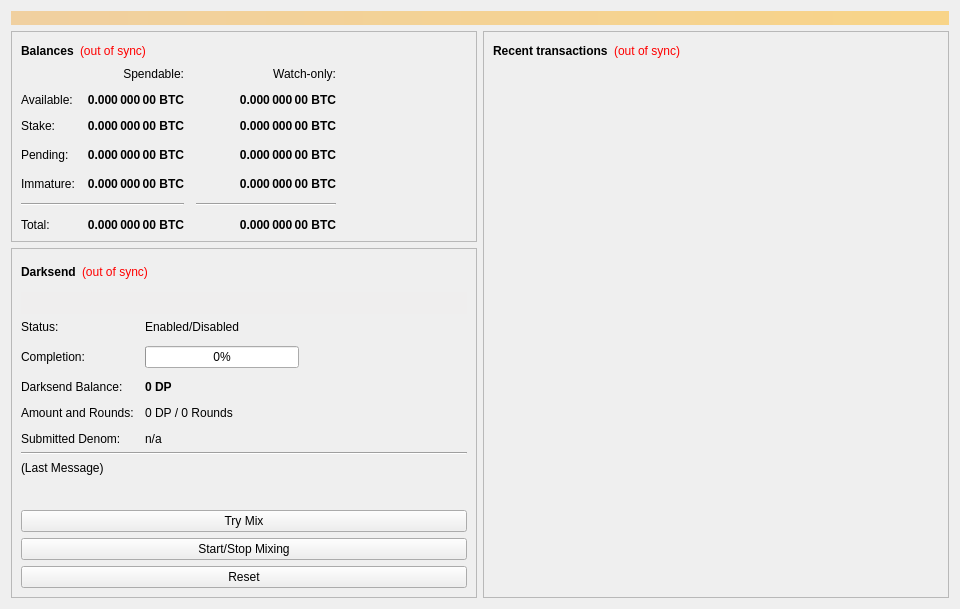
<?xml version="1.0" encoding="UTF-8"?>
<ui version="4.0">
 <class>OverviewPage</class>
 <widget class="QWidget" name="OverviewPage">
  <property name="geometry">
   <rect>
    <x>0</x>
    <y>0</y>
    <width>960</width>
    <height>594</height>
   </rect>
  </property>
  <property name="minimumSize">
   <size>
    <width>960</width>
    <height>0</height>
   </size>
  </property>
  <property name="windowTitle">
   <string>Form</string>
  </property>
  <layout class="QVBoxLayout" name="topLayout">
   <item>
    <widget class="QLabel" name="labelAlerts">
     <property name="visible">
      <bool>false</bool>
     </property>
     <property name="styleSheet">
      <string notr="true">background-color: qlineargradient(x1: 0, y1: 0, x2: 1, y2: 0, stop:0 #F0D0A0, stop:1 #F8D488); color:#000000;</string>
     </property>
     <property name="wordWrap">
      <bool>true</bool>
     </property>
     <property name="margin">
      <number>3</number>
     </property>
    </widget>
   </item>
   <item>
    <layout class="QHBoxLayout" name="horizontalLayout" stretch="1,1">
     <item>
      <layout class="QVBoxLayout" name="verticalLayout_2">
       <item>
        <widget class="QFrame" name="frame">
         <property name="frameShape">
          <enum>QFrame::StyledPanel</enum>
         </property>
         <property name="frameShadow">
          <enum>QFrame::Raised</enum>
         </property>
         <layout class="QVBoxLayout" name="verticalLayout_4">
          <item>
           <layout class="QHBoxLayout" name="horizontalLayout_4">
            <item>
             <widget class="QLabel" name="label_5">
              <property name="font">
               <font>
                <weight>75</weight>
                <bold>true</bold>
               </font>
              </property>
              <property name="text">
               <string>Balances</string>
              </property>
             </widget>
            </item>
            <item>
             <widget class="QLabel" name="labelWalletStatus">
              <property name="cursor">
               <cursorShape>WhatsThisCursor</cursorShape>
              </property>
              <property name="toolTip">
               <string>The displayed information may be out of date. Your wallet automatically synchronizes with the DigitalPrice network after a connection is established, but this process has not completed yet.</string>
              </property>
              <property name="styleSheet">
               <string notr="true">QLabel { color: red; }</string>
              </property>
              <property name="text">
               <string notr="true">(out of sync)</string>
              </property>
              <property name="alignment">
               <set>Qt::AlignLeading|Qt::AlignLeft|Qt::AlignVCenter</set>
              </property>
             </widget>
            </item>
            <item>
             <spacer name="horizontalSpacer_3">
              <property name="orientation">
               <enum>Qt::Horizontal</enum>
              </property>
              <property name="sizeHint" stdset="0">
               <size>
                <width>40</width>
                <height>20</height>
               </size>
              </property>
             </spacer>
            </item>
           </layout>
          </item>
          <item>
           <layout class="QGridLayout" name="gridLayout">
            <property name="spacing">
             <number>12</number>
            </property>
            <item row="3" column="2">
             <widget class="QLabel" name="labelWatchPending">
              <property name="font">
               <font>
                <weight>75</weight>
                <bold>true</bold>
               </font>
              </property>
              <property name="cursor">
               <cursorShape>IBeamCursor</cursorShape>
              </property>
              <property name="toolTip">
               <string>Unconfirmed transactions to watch-only addresses</string>
              </property>
              <property name="text">
               <string notr="true">0.000 000 00 BTC</string>
              </property>
              <property name="alignment">
               <set>Qt::AlignRight|Qt::AlignTrailing|Qt::AlignVCenter</set>
              </property>
              <property name="textInteractionFlags">
               <set>Qt::LinksAccessibleByMouse|Qt::TextSelectableByKeyboard|Qt::TextSelectableByMouse</set>
              </property>
             </widget>
            </item>
            <item row="3" column="1">
             <widget class="QLabel" name="labelUnconfirmed">
              <property name="font">
               <font>
                <weight>75</weight>
                <bold>true</bold>
               </font>
              </property>
              <property name="cursor">
               <cursorShape>IBeamCursor</cursorShape>
              </property>
              <property name="toolTip">
               <string>Total of transactions that have yet to be confirmed, and do not yet count toward the spendable balance</string>
              </property>
              <property name="text">
               <string notr="true">0.000 000 00 BTC</string>
              </property>
              <property name="alignment">
               <set>Qt::AlignRight|Qt::AlignTrailing|Qt::AlignVCenter</set>
              </property>
              <property name="textInteractionFlags">
               <set>Qt::LinksAccessibleByMouse|Qt::TextSelectableByKeyboard|Qt::TextSelectableByMouse</set>
              </property>
             </widget>
            </item>
            <item row="4" column="2">
             <widget class="QLabel" name="labelWatchImmature">
              <property name="font">
               <font>
                <weight>75</weight>
                <bold>true</bold>
               </font>
              </property>
              <property name="cursor">
               <cursorShape>IBeamCursor</cursorShape>
              </property>
              <property name="toolTip">
               <string>Mined balance in watch-only addresses that has not yet matured</string>
              </property>
              <property name="text">
               <string notr="true">0.000 000 00 BTC</string>
              </property>
              <property name="alignment">
               <set>Qt::AlignRight|Qt::AlignTrailing|Qt::AlignVCenter</set>
              </property>
              <property name="textInteractionFlags">
               <set>Qt::LinksAccessibleByMouse|Qt::TextSelectableByKeyboard|Qt::TextSelectableByMouse</set>
              </property>
             </widget>
            </item>
            <item row="5" column="0" colspan="2">
             <widget class="Line" name="lineSpendableBalance">
              <property name="orientation">
               <enum>Qt::Horizontal</enum>
              </property>
             </widget>
            </item>
            <item row="5" column="2">
             <widget class="Line" name="lineWatchBalance">
              <property name="sizePolicy">
               <sizepolicy hsizetype="Preferred" vsizetype="Fixed">
                <horstretch>0</horstretch>
                <verstretch>0</verstretch>
               </sizepolicy>
              </property>
              <property name="minimumSize">
               <size>
                <width>140</width>
                <height>0</height>
               </size>
              </property>
              <property name="orientation">
               <enum>Qt::Horizontal</enum>
              </property>
             </widget>
            </item>
            <item row="6" column="0">
             <widget class="QLabel" name="labelTotalText">
              <property name="text">
               <string>Total:</string>
              </property>
             </widget>
            </item>
            <item row="4" column="1">
             <widget class="QLabel" name="labelImmature">
              <property name="font">
               <font>
                <weight>75</weight>
                <bold>true</bold>
               </font>
              </property>
              <property name="cursor">
               <cursorShape>IBeamCursor</cursorShape>
              </property>
              <property name="toolTip">
               <string>Mined balance that has not yet matured</string>
              </property>
              <property name="text">
               <string notr="true">0.000 000 00 BTC</string>
              </property>
              <property name="alignment">
               <set>Qt::AlignRight|Qt::AlignTrailing|Qt::AlignVCenter</set>
              </property>
              <property name="textInteractionFlags">
               <set>Qt::LinksAccessibleByMouse|Qt::TextSelectableByKeyboard|Qt::TextSelectableByMouse</set>
              </property>
             </widget>
            </item>
            <item row="3" column="3">
             <spacer name="horizontalSpacer_2">
              <property name="orientation">
               <enum>Qt::Horizontal</enum>
              </property>
              <property name="sizeHint" stdset="0">
               <size>
                <width>40</width>
                <height>20</height>
               </size>
              </property>
             </spacer>
            </item>
            <item row="4" column="0">
             <widget class="QLabel" name="labelImmatureText">
              <property name="text">
               <string>Immature:</string>
              </property>
             </widget>
            </item>
            <item row="6" column="1">
             <widget class="QLabel" name="labelTotal">
              <property name="font">
               <font>
                <weight>75</weight>
                <bold>true</bold>
               </font>
              </property>
              <property name="cursor">
               <cursorShape>IBeamCursor</cursorShape>
              </property>
              <property name="toolTip">
               <string>Your current total balance</string>
              </property>
              <property name="text">
               <string notr="true">0.000 000 00 BTC</string>
              </property>
              <property name="alignment">
               <set>Qt::AlignRight|Qt::AlignTrailing|Qt::AlignVCenter</set>
              </property>
              <property name="textInteractionFlags">
               <set>Qt::LinksAccessibleByMouse|Qt::TextSelectableByKeyboard|Qt::TextSelectableByMouse</set>
              </property>
             </widget>
            </item>
            <item row="6" column="2">
             <widget class="QLabel" name="labelWatchTotal">
              <property name="font">
               <font>
                <weight>75</weight>
                <bold>true</bold>
               </font>
              </property>
              <property name="cursor">
               <cursorShape>IBeamCursor</cursorShape>
              </property>
              <property name="toolTip">
               <string>Current total balance in watch-only addresses</string>
              </property>
              <property name="text">
               <string notr="true">0.000 000 00 BTC</string>
              </property>
              <property name="alignment">
               <set>Qt::AlignRight|Qt::AlignTrailing|Qt::AlignVCenter</set>
              </property>
              <property name="textInteractionFlags">
               <set>Qt::LinksAccessibleByMouse|Qt::TextSelectableByKeyboard|Qt::TextSelectableByMouse</set>
              </property>
             </widget>
            </item>
            <item row="0" column="2">
             <widget class="QLabel" name="labelWatchonly">
              <property name="text">
               <string>Watch-only:</string>
              </property>
              <property name="alignment">
               <set>Qt::AlignRight|Qt::AlignTrailing|Qt::AlignVCenter</set>
              </property>
             </widget>
            </item>
            <item row="1" column="0">
             <widget class="QLabel" name="labelBalanceText">
              <property name="text">
               <string>Available:</string>
              </property>
             </widget>
            </item>
            <item row="1" column="1">
             <widget class="QLabel" name="labelBalance">
              <property name="font">
               <font>
                <weight>75</weight>
                <bold>true</bold>
               </font>
              </property>
              <property name="cursor">
               <cursorShape>IBeamCursor</cursorShape>
              </property>
              <property name="toolTip">
               <string>Your current spendable balance</string>
              </property>
              <property name="text">
               <string notr="true">0.000 000 00 BTC</string>
              </property>
              <property name="alignment">
               <set>Qt::AlignRight|Qt::AlignTrailing|Qt::AlignVCenter</set>
              </property>
              <property name="textInteractionFlags">
               <set>Qt::LinksAccessibleByMouse|Qt::TextSelectableByKeyboard|Qt::TextSelectableByMouse</set>
              </property>
             </widget>
            </item>
            <item row="2" column="0">
             <widget class="QLabel" name="label_10">
              <property name="text">
               <string>Stake:</string>
              </property>
             </widget>
            </item>
            <item row="2" column="1">
             <widget class="QLabel" name="labelStake">
              <property name="font">
               <font>
                <weight>75</weight>
                <bold>true</bold>
               </font>
              </property>
              <property name="cursor">
               <cursorShape>IBeamCursor</cursorShape>
              </property>
              <property name="toolTip">
               <string>Total of coins that was staked, and do not yet count toward the current balance</string>
              </property>
              <property name="text">
               <string notr="true">0.000 000 00 BTC</string>
              </property>
              <property name="alignment">
               <set>Qt::AlignRight|Qt::AlignTrailing|Qt::AlignVCenter</set>
              </property>
              <property name="textInteractionFlags">
               <set>Qt::LinksAccessibleByMouse|Qt::TextSelectableByKeyboard|Qt::TextSelectableByMouse</set>
              </property>
             </widget>
            </item>
            <item row="2" column="2">
             <widget class="QLabel" name="labelWatchStake">
              <property name="font">
               <font>
                <weight>75</weight>
                <bold>true</bold>
               </font>
              </property>
              <property name="cursor">
               <cursorShape>IBeamCursor</cursorShape>
              </property>
              <property name="toolTip">
               <string>Total of coins that was staked in watch-only addresses, and do not yet count toward the current watch-only balance</string>
              </property>
              <property name="text">
               <string notr="true">0.000 000 00 BTC</string>
              </property>
              <property name="alignment">
               <set>Qt::AlignRight|Qt::AlignTrailing|Qt::AlignVCenter</set>
              </property>
              <property name="textInteractionFlags">
               <set>Qt::LinksAccessibleByMouse|Qt::TextSelectableByKeyboard|Qt::TextSelectableByMouse</set>
              </property>
             </widget>
            </item>
            <item row="1" column="2">
             <widget class="QLabel" name="labelWatchAvailable">
              <property name="font">
               <font>
                <weight>75</weight>
                <bold>true</bold>
               </font>
              </property>
              <property name="cursor">
               <cursorShape>IBeamCursor</cursorShape>
              </property>
              <property name="toolTip">
               <string>Your current balance in watch-only addresses</string>
              </property>
              <property name="text">
               <string notr="true">0.000 000 00 BTC</string>
              </property>
              <property name="alignment">
               <set>Qt::AlignRight|Qt::AlignTrailing|Qt::AlignVCenter</set>
              </property>
              <property name="textInteractionFlags">
               <set>Qt::LinksAccessibleByMouse|Qt::TextSelectableByKeyboard|Qt::TextSelectableByMouse</set>
              </property>
             </widget>
            </item>
            <item row="3" column="0">
             <widget class="QLabel" name="labelPendingText">
              <property name="text">
               <string>Pending:</string>
              </property>
             </widget>
            </item>
            <item row="0" column="1">
             <widget class="QLabel" name="labelSpendable">
              <property name="text">
               <string>Spendable:</string>
              </property>
              <property name="alignment">
               <set>Qt::AlignRight|Qt::AlignTrailing|Qt::AlignVCenter</set>
              </property>
             </widget>
            </item>
           </layout>
          </item>
         </layout>
        </widget>
       </item>
       <item>
        <widget class="QFrame" name="frameDarksend">
         <property name="sizePolicy">
          <sizepolicy hsizetype="Expanding" vsizetype="Expanding">
           <horstretch>0</horstretch>
           <verstretch>0</verstretch>
          </sizepolicy>
         </property>
         <property name="minimumSize">
          <size>
           <width>0</width>
           <height>350</height>
          </size>
         </property>
         <property name="layoutDirection">
          <enum>Qt::LeftToRight</enum>
         </property>
         <property name="frameShape">
          <enum>QFrame::StyledPanel</enum>
         </property>
         <property name="frameShadow">
          <enum>QFrame::Raised</enum>
         </property>
         <layout class="QVBoxLayout" name="verticalLayout_5">
          <item>
           <layout class="QHBoxLayout" name="horizontalLayout_5">
            <item>
             <widget class="QLabel" name="label_2">
              <property name="font">
               <font>
                <weight>75</weight>
                <bold>true</bold>
               </font>
              </property>
              <property name="text">
               <string>Darksend</string>
              </property>
             </widget>
            </item>
            <item>
             <widget class="QLabel" name="labelDarksendSyncStatus">
              <property name="toolTip">
               <string>The displayed information may be out of date. Your wallet automatically synchronizes with the DigitalPrice network after a connection is established, but this process has not completed yet.</string>
              </property>
              <property name="styleSheet">
               <string notr="true">QLabel { color: red; }</string>
              </property>
              <property name="text">
               <string notr="true">(out of sync)</string>
              </property>
              <property name="alignment">
               <set>Qt::AlignLeading|Qt::AlignLeft|Qt::AlignVCenter</set>
              </property>
             </widget>
            </item>
            <item>
             <spacer name="horizontalSpacer_4">
              <property name="orientation">
               <enum>Qt::Horizontal</enum>
              </property>
              <property name="sizeHint" stdset="0">
               <size>
                <width>40</width>
                <height>20</height>
               </size>
              </property>
             </spacer>
            </item>
           </layout>
          </item>
          <item>
           <widget class="QPushButton" name="runAutoDenom">
            <property name="palette">
             <palette>
              <active>
               <colorrole role="WindowText">
                <brush brushstyle="SolidPattern">
                 <color alpha="255">
                  <red>0</red>
                  <green>0</green>
                  <blue>0</blue>
                 </color>
                </brush>
               </colorrole>
               <colorrole role="Button">
                <brush brushstyle="SolidPattern">
                 <color alpha="255">
                  <red>239</red>
                  <green>238</green>
                  <blue>238</blue>
                 </color>
                </brush>
               </colorrole>
               <colorrole role="Light">
                <brush brushstyle="SolidPattern">
                 <color alpha="255">
                  <red>255</red>
                  <green>255</green>
                  <blue>255</blue>
                 </color>
                </brush>
               </colorrole>
               <colorrole role="Midlight">
                <brush brushstyle="SolidPattern">
                 <color alpha="255">
                  <red>247</red>
                  <green>246</green>
                  <blue>246</blue>
                 </color>
                </brush>
               </colorrole>
               <colorrole role="Dark">
                <brush brushstyle="SolidPattern">
                 <color alpha="255">
                  <red>119</red>
                  <green>119</green>
                  <blue>119</blue>
                 </color>
                </brush>
               </colorrole>
               <colorrole role="Mid">
                <brush brushstyle="SolidPattern">
                 <color alpha="255">
                  <red>159</red>
                  <green>159</green>
                  <blue>159</blue>
                 </color>
                </brush>
               </colorrole>
               <colorrole role="Text">
                <brush brushstyle="SolidPattern">
                 <color alpha="255">
                  <red>0</red>
                  <green>0</green>
                  <blue>0</blue>
                 </color>
                </brush>
               </colorrole>
               <colorrole role="BrightText">
                <brush brushstyle="SolidPattern">
                 <color alpha="255">
                  <red>255</red>
                  <green>255</green>
                  <blue>255</blue>
                 </color>
                </brush>
               </colorrole>
               <colorrole role="ButtonText">
                <brush brushstyle="SolidPattern">
                 <color alpha="255">
                  <red>0</red>
                  <green>0</green>
                  <blue>0</blue>
                 </color>
                </brush>
               </colorrole>
               <colorrole role="Base">
                <brush brushstyle="SolidPattern">
                 <color alpha="255">
                  <red>255</red>
                  <green>255</green>
                  <blue>255</blue>
                 </color>
                </brush>
               </colorrole>
               <colorrole role="Window">
                <brush brushstyle="SolidPattern">
                 <color alpha="255">
                  <red>239</red>
                  <green>238</green>
                  <blue>238</blue>
                 </color>
                </brush>
               </colorrole>
               <colorrole role="Shadow">
                <brush brushstyle="SolidPattern">
                 <color alpha="255">
                  <red>0</red>
                  <green>0</green>
                  <blue>0</blue>
                 </color>
                </brush>
               </colorrole>
               <colorrole role="AlternateBase">
                <brush brushstyle="SolidPattern">
                 <color alpha="255">
                  <red>247</red>
                  <green>246</green>
                  <blue>246</blue>
                 </color>
                </brush>
               </colorrole>
               <colorrole role="ToolTipBase">
                <brush brushstyle="SolidPattern">
                 <color alpha="255">
                  <red>255</red>
                  <green>255</green>
                  <blue>220</blue>
                 </color>
                </brush>
               </colorrole>
               <colorrole role="ToolTipText">
                <brush brushstyle="SolidPattern">
                 <color alpha="255">
                  <red>0</red>
                  <green>0</green>
                  <blue>0</blue>
                 </color>
                </brush>
               </colorrole>
              </active>
              <inactive>
               <colorrole role="WindowText">
                <brush brushstyle="SolidPattern">
                 <color alpha="255">
                  <red>0</red>
                  <green>0</green>
                  <blue>0</blue>
                 </color>
                </brush>
               </colorrole>
               <colorrole role="Button">
                <brush brushstyle="SolidPattern">
                 <color alpha="255">
                  <red>239</red>
                  <green>238</green>
                  <blue>238</blue>
                 </color>
                </brush>
               </colorrole>
               <colorrole role="Light">
                <brush brushstyle="SolidPattern">
                 <color alpha="255">
                  <red>255</red>
                  <green>255</green>
                  <blue>255</blue>
                 </color>
                </brush>
               </colorrole>
               <colorrole role="Midlight">
                <brush brushstyle="SolidPattern">
                 <color alpha="255">
                  <red>247</red>
                  <green>246</green>
                  <blue>246</blue>
                 </color>
                </brush>
               </colorrole>
               <colorrole role="Dark">
                <brush brushstyle="SolidPattern">
                 <color alpha="255">
                  <red>119</red>
                  <green>119</green>
                  <blue>119</blue>
                 </color>
                </brush>
               </colorrole>
               <colorrole role="Mid">
                <brush brushstyle="SolidPattern">
                 <color alpha="255">
                  <red>159</red>
                  <green>159</green>
                  <blue>159</blue>
                 </color>
                </brush>
               </colorrole>
               <colorrole role="Text">
                <brush brushstyle="SolidPattern">
                 <color alpha="255">
                  <red>0</red>
                  <green>0</green>
                  <blue>0</blue>
                 </color>
                </brush>
               </colorrole>
               <colorrole role="BrightText">
                <brush brushstyle="SolidPattern">
                 <color alpha="255">
                  <red>255</red>
                  <green>255</green>
                  <blue>255</blue>
                 </color>
                </brush>
               </colorrole>
               <colorrole role="ButtonText">
                <brush brushstyle="SolidPattern">
                 <color alpha="255">
                  <red>0</red>
                  <green>0</green>
                  <blue>0</blue>
                 </color>
                </brush>
               </colorrole>
               <colorrole role="Base">
                <brush brushstyle="SolidPattern">
                 <color alpha="255">
                  <red>255</red>
                  <green>255</green>
                  <blue>255</blue>
                 </color>
                </brush>
               </colorrole>
               <colorrole role="Window">
                <brush brushstyle="SolidPattern">
                 <color alpha="255">
                  <red>239</red>
                  <green>238</green>
                  <blue>238</blue>
                 </color>
                </brush>
               </colorrole>
               <colorrole role="Shadow">
                <brush brushstyle="SolidPattern">
                 <color alpha="255">
                  <red>0</red>
                  <green>0</green>
                  <blue>0</blue>
                 </color>
                </brush>
               </colorrole>
               <colorrole role="AlternateBase">
                <brush brushstyle="SolidPattern">
                 <color alpha="255">
                  <red>247</red>
                  <green>246</green>
                  <blue>246</blue>
                 </color>
                </brush>
               </colorrole>
               <colorrole role="ToolTipBase">
                <brush brushstyle="SolidPattern">
                 <color alpha="255">
                  <red>255</red>
                  <green>255</green>
                  <blue>220</blue>
                 </color>
                </brush>
               </colorrole>
               <colorrole role="ToolTipText">
                <brush brushstyle="SolidPattern">
                 <color alpha="255">
                  <red>0</red>
                  <green>0</green>
                  <blue>0</blue>
                 </color>
                </brush>
               </colorrole>
              </inactive>
              <disabled>
               <colorrole role="WindowText">
                <brush brushstyle="SolidPattern">
                 <color alpha="255">
                  <red>119</red>
                  <green>119</green>
                  <blue>119</blue>
                 </color>
                </brush>
               </colorrole>
               <colorrole role="Button">
                <brush brushstyle="SolidPattern">
                 <color alpha="255">
                  <red>239</red>
                  <green>238</green>
                  <blue>238</blue>
                 </color>
                </brush>
               </colorrole>
               <colorrole role="Light">
                <brush brushstyle="SolidPattern">
                 <color alpha="255">
                  <red>255</red>
                  <green>255</green>
                  <blue>255</blue>
                 </color>
                </brush>
               </colorrole>
               <colorrole role="Midlight">
                <brush brushstyle="SolidPattern">
                 <color alpha="255">
                  <red>247</red>
                  <green>246</green>
                  <blue>246</blue>
                 </color>
                </brush>
               </colorrole>
               <colorrole role="Dark">
                <brush brushstyle="SolidPattern">
                 <color alpha="255">
                  <red>119</red>
                  <green>119</green>
                  <blue>119</blue>
                 </color>
                </brush>
               </colorrole>
               <colorrole role="Mid">
                <brush brushstyle="SolidPattern">
                 <color alpha="255">
                  <red>159</red>
                  <green>159</green>
                  <blue>159</blue>
                 </color>
                </brush>
               </colorrole>
               <colorrole role="Text">
                <brush brushstyle="SolidPattern">
                 <color alpha="255">
                  <red>119</red>
                  <green>119</green>
                  <blue>119</blue>
                 </color>
                </brush>
               </colorrole>
               <colorrole role="BrightText">
                <brush brushstyle="SolidPattern">
                 <color alpha="255">
                  <red>255</red>
                  <green>255</green>
                  <blue>255</blue>
                 </color>
                </brush>
               </colorrole>
               <colorrole role="ButtonText">
                <brush brushstyle="SolidPattern">
                 <color alpha="255">
                  <red>119</red>
                  <green>119</green>
                  <blue>119</blue>
                 </color>
                </brush>
               </colorrole>
               <colorrole role="Base">
                <brush brushstyle="SolidPattern">
                 <color alpha="255">
                  <red>239</red>
                  <green>238</green>
                  <blue>238</blue>
                 </color>
                </brush>
               </colorrole>
               <colorrole role="Window">
                <brush brushstyle="SolidPattern">
                 <color alpha="255">
                  <red>239</red>
                  <green>238</green>
                  <blue>238</blue>
                 </color>
                </brush>
               </colorrole>
               <colorrole role="Shadow">
                <brush brushstyle="SolidPattern">
                 <color alpha="255">
                  <red>0</red>
                  <green>0</green>
                  <blue>0</blue>
                 </color>
                </brush>
               </colorrole>
               <colorrole role="AlternateBase">
                <brush brushstyle="SolidPattern">
                 <color alpha="255">
                  <red>239</red>
                  <green>238</green>
                  <blue>238</blue>
                 </color>
                </brush>
               </colorrole>
               <colorrole role="ToolTipBase">
                <brush brushstyle="SolidPattern">
                 <color alpha="255">
                  <red>255</red>
                  <green>255</green>
                  <blue>220</blue>
                 </color>
                </brush>
               </colorrole>
               <colorrole role="ToolTipText">
                <brush brushstyle="SolidPattern">
                 <color alpha="255">
                  <red>0</red>
                  <green>0</green>
                  <blue>0</blue>
                 </color>
                </brush>
               </colorrole>
              </disabled>
             </palette>
            </property>
            <property name="focusPolicy">
             <enum>Qt::NoFocus</enum>
            </property>
            <property name="autoFillBackground">
             <bool>true</bool>
            </property>
            <property name="text">
             <string/>
            </property>
            <property name="flat">
             <bool>true</bool>
            </property>
           </widget>
          </item>
          <item>
           <layout class="QFormLayout" name="formLayout">
            <property name="fieldGrowthPolicy">
             <enum>QFormLayout::AllNonFixedFieldsGrow</enum>
            </property>
            <property name="horizontalSpacing">
             <number>11</number>
            </property>
            <property name="verticalSpacing">
             <number>12</number>
            </property>
            <item row="0" column="0">
             <widget class="QLabel" name="label_6">
              <property name="text">
               <string>Status:</string>
              </property>
             </widget>
            </item>
            <item row="1" column="0">
             <widget class="QLabel" name="label_7">
              <property name="text">
               <string>Completion:</string>
              </property>
             </widget>
            </item>
            <item row="1" column="1">
             <widget class="QProgressBar" name="darksendProgress">
              <property name="maximumSize">
               <size>
                <width>154</width>
                <height>16777215</height>
               </size>
              </property>
              <property name="value">
               <number>0</number>
              </property>
             </widget>
            </item>
            <item row="3" column="0">
             <widget class="QLabel" name="labelAnonymizedText">
              <property name="text">
               <string>Darksend Balance:</string>
              </property>
             </widget>
            </item>
            <item row="3" column="1">
             <widget class="QLabel" name="labelAnonymized">
              <property name="font">
               <font>
                <weight>75</weight>
                <bold>true</bold>
               </font>
              </property>
              <property name="text">
               <string notr="true">0 DP</string>
              </property>
             </widget>
            </item>
            <item row="4" column="0">
             <widget class="QLabel" name="label_8">
              <property name="text">
               <string>Amount and Rounds:</string>
              </property>
             </widget>
            </item>
            <item row="4" column="1">
             <widget class="QLabel" name="labelAmountRounds">
              <property name="text">
               <string>0 DP / 0 Rounds</string>
              </property>
             </widget>
            </item>
            <item row="5" column="0">
             <widget class="QLabel" name="label_9">
              <property name="text">
               <string>Submitted Denom:</string>
              </property>
             </widget>
            </item>
            <item row="5" column="1">
             <widget class="QLabel" name="labelSubmittedDenom">
              <property name="toolTip">
               <string>The denominations you submitted to the Masternode.&lt;br&gt;To mix, other users must submit the exact same denominations.</string>
              </property>
              <property name="text">
               <string>n/a</string>
              </property>
             </widget>
            </item>
            <item row="0" column="1">
             <widget class="QLabel" name="darksendEnabled">
              <property name="text">
               <string>Enabled/Disabled</string>
              </property>
             </widget>
            </item>
           </layout>
          </item>
          <item>
           <widget class="Line" name="lineLastMessage">
            <property name="orientation">
             <enum>Qt::Horizontal</enum>
            </property>
           </widget>
          </item>
          <item>
           <widget class="QLabel" name="darksendStatus">
            <property name="minimumSize">
             <size>
              <width>288</width>
              <height>43</height>
             </size>
            </property>
            <property name="text">
             <string>(Last Message)</string>
            </property>
            <property name="alignment">
             <set>Qt::AlignLeading|Qt::AlignLeft|Qt::AlignTop</set>
            </property>
            <property name="wordWrap">
             <bool>true</bool>
            </property>
           </widget>
          </item>
          <item>
           <widget class="QPushButton" name="darksendAuto">
            <property name="sizePolicy">
             <sizepolicy hsizetype="MinimumExpanding" vsizetype="Fixed">
              <horstretch>0</horstretch>
              <verstretch>0</verstretch>
             </sizepolicy>
            </property>
            <property name="toolTip">
             <string>Try to manually submit a Darksend request.</string>
            </property>
            <property name="text">
             <string>Try Mix</string>
            </property>
           </widget>
          </item>
          <item>
           <widget class="QPushButton" name="toggleDarksend">
            <property name="sizePolicy">
             <sizepolicy hsizetype="MinimumExpanding" vsizetype="Fixed">
              <horstretch>0</horstretch>
              <verstretch>0</verstretch>
             </sizepolicy>
            </property>
            <property name="text">
             <string>Start/Stop Mixing</string>
            </property>
           </widget>
          </item>
          <item>
           <widget class="QPushButton" name="darksendReset">
            <property name="sizePolicy">
             <sizepolicy hsizetype="MinimumExpanding" vsizetype="Fixed">
              <horstretch>0</horstretch>
              <verstretch>0</verstretch>
             </sizepolicy>
            </property>
            <property name="toolTip">
             <string>Reset the current status of Darksend (can interrupt Darksend if it's in the process of Mixing, which can cost you money!)</string>
            </property>
            <property name="autoFillBackground">
             <bool>false</bool>
            </property>
            <property name="text">
             <string>Reset</string>
            </property>
           </widget>
          </item>
         </layout>
        </widget>
       </item>
       <item>
        <spacer name="verticalSpacer">
         <property name="orientation">
          <enum>Qt::Vertical</enum>
         </property>
         <property name="sizeHint" stdset="0">
          <size>
           <width>20</width>
           <height>40</height>
          </size>
         </property>
        </spacer>
       </item>
      </layout>
     </item>
     <item>
      <layout class="QVBoxLayout" name="verticalLayout_3">
       <item>
        <widget class="QFrame" name="frame_2">
         <property name="frameShape">
          <enum>QFrame::StyledPanel</enum>
         </property>
         <property name="frameShadow">
          <enum>QFrame::Raised</enum>
         </property>
         <layout class="QVBoxLayout" name="verticalLayout">
          <item>
           <layout class="QHBoxLayout" name="horizontalLayout_2">
            <item>
             <widget class="QLabel" name="label_4">
              <property name="font">
               <font>
                <weight>75</weight>
                <bold>true</bold>
               </font>
              </property>
              <property name="text">
               <string>Recent transactions</string>
              </property>
             </widget>
            </item>
            <item>
             <widget class="QLabel" name="labelTransactionsStatus">
              <property name="cursor">
               <cursorShape>WhatsThisCursor</cursorShape>
              </property>
              <property name="toolTip">
               <string>The displayed information may be out of date. Your wallet automatically synchronizes with the DigitalPrice network after a connection is established, but this process has not completed yet.</string>
              </property>
              <property name="styleSheet">
               <string notr="true">QLabel { color: red; }</string>
              </property>
              <property name="text">
               <string notr="true">(out of sync)</string>
              </property>
              <property name="alignment">
               <set>Qt::AlignRight|Qt::AlignTrailing|Qt::AlignVCenter</set>
              </property>
             </widget>
            </item>
            <item>
             <spacer name="horizontalSpacer">
              <property name="orientation">
               <enum>Qt::Horizontal</enum>
              </property>
              <property name="sizeHint" stdset="0">
               <size>
                <width>40</width>
                <height>20</height>
               </size>
              </property>
             </spacer>
            </item>
           </layout>
          </item>
          <item>
           <widget class="QListView" name="listTransactions">
            <property name="styleSheet">
             <string notr="true">QListView { background: transparent; }</string>
            </property>
            <property name="frameShape">
             <enum>QFrame::NoFrame</enum>
            </property>
            <property name="verticalScrollBarPolicy">
             <enum>Qt::ScrollBarAlwaysOff</enum>
            </property>
            <property name="horizontalScrollBarPolicy">
             <enum>Qt::ScrollBarAlwaysOff</enum>
            </property>
            <property name="selectionMode">
             <enum>QAbstractItemView::NoSelection</enum>
            </property>
           </widget>
          </item>
         </layout>
        </widget>
       </item>
      </layout>
     </item>
    </layout>
   </item>
  </layout>
 </widget>
 <resources/>
 <connections/>
</ui>
